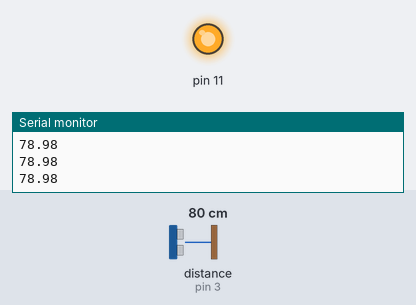
The sketch below on a simulated Arduino Uno, built with avr-gcc and run on an emulated ATmega328P. On the bench: output pins drawn as LEDs (lit = HIGH), the last lines printed to the serial monitor. Wiring (inferred from the names in the program): ultrasonic range finder: trigger pin 2; echo pin 3. The test bench sets the inputs (shaded band); at power-on: distance to the obstacle (sensor on pin 3) 80 cm. The echo pulse lasts 58.3 µs per cm; pins used as bus, display or sensor lines are not drawn.

Above: at 1.2 s.
1.3 s: distance to the obstacle (sensor on pin 3) set to 120 cm
At 2.5 s:
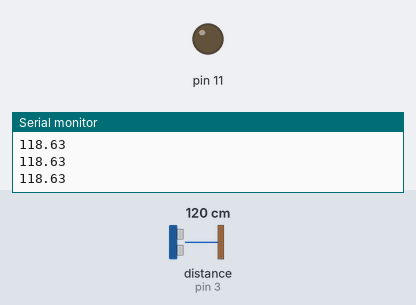
2.8 s: distance to the obstacle (sensor on pin 3) set to 2 cm
At 3.6 s:
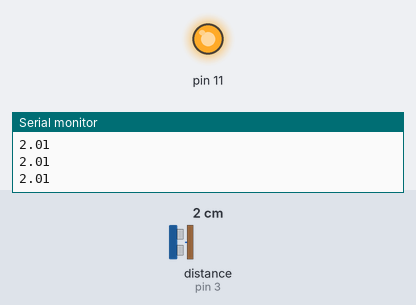
4.3 s: distance to the obstacle (sensor on pin 3) set to 250 cm
At 5.0 s:
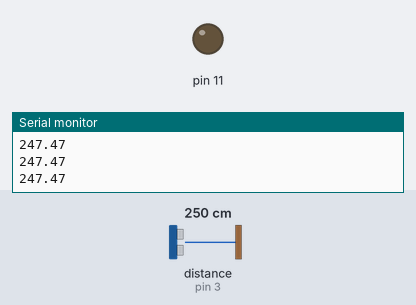
Timing chart, 0 to 7.3 s (numbered marks = the images above; inputs shaded):
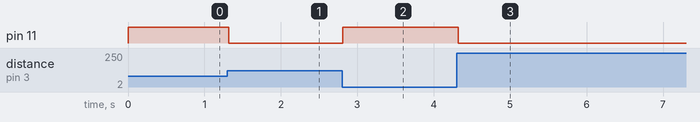

The sketch:

Project_And_Portfolio_IV.ino
```cpp
//Project and portfolio IV
//Nov_2021
//Created by Tyler Fox
//Social Distancing alarm
//Version 1.0

//variables
int tPin = 2;
int ePin = 3;
float distance;
int duration;

void setup() {
pinMode(ePin, INPUT);
pinMode(tPin, OUTPUT);
Serial.begin(9600);
pinMode(11,OUTPUT);

}//end setup


void loop() {

//clears the tPin
digitalWrite(tPin, LOW);
delayMicroseconds(3);

//Set tPin to hight for 10ms
digitalWrite(tPin, HIGH);
delayMicroseconds(10);
digitalWrite(tPin, LOW);

//reads ePin and returns distance traveled in ms
duration = pulseIn(ePin, HIGH);

//distance calculation
distance = duration*0.034/2;

//prints distance for testing purposes
//(DONT LEAVE IN FINAL BUILD)
Serial.println(distance);


//TODOs:

//add functionality for user to set diferent distance and not have it hard coded

//add in alarm here

if(distance<100){
  digitalWrite(11,HIGH);
}
else{
  digitalWrite(11,LOW);
}


}//end main loop
```

Measured:
- after the input at 1.3 s, pin 11: HIGH → LOW at once
- after the input at 2.8 s, pin 11: LOW → HIGH at once
- after the input at 4.3 s, pin 11: HIGH → LOW at once
